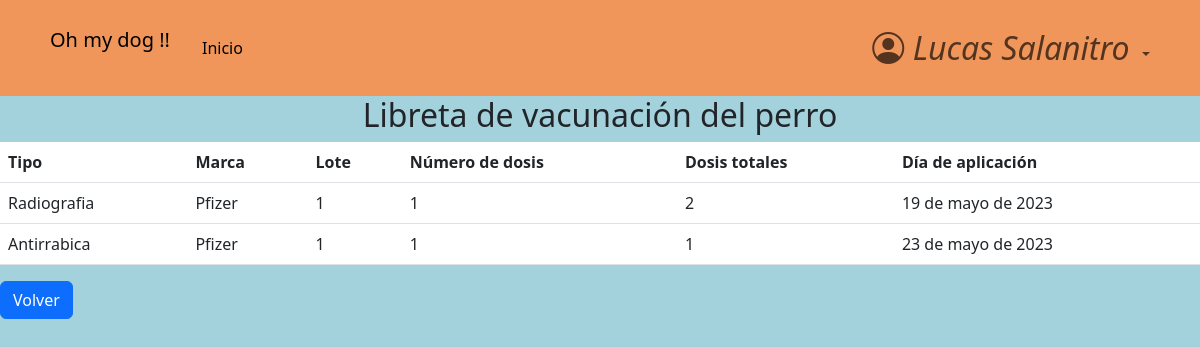
/dogs/vaccinations/3/1/ (signed in), run on the app's committed database.
### accounts/models.py (models this page shows, shortened)
class CustomUser(AbstractBaseUser, PermissionsMixin):
    email =                     models.EmailField(verbose_name="email", unique=True)    #.foreignKey ??
    name =                      models.CharField(max_length=25)   #slug es texto corto
    surname =                   models.CharField(max_length=30, blank=True, null=True)
    address =                   models.CharField(max_length=30, blank=True, null=True)
    telephone =                 models.SlugField(max_length=12, blank=True, null=True)
    is_active =                 models.BooleanField(default=True)
    is_staff =                  models.BooleanField(default=False)
    is_admin =                  models.BooleanField(default=False)
    last_login =                models.DateTimeField(verbose_name="last login", default=datetime.datetime.now)
    is_veterinario =            models.BooleanField(default=False)
    USERNAME_FIELD = "email"    #variable por la cual se ingresa, dice username pero seria como 'campo que representa el inicio de sesion'
    REQUIRED_FIELDS = ['name',]    #no permite registros si no tiene estos campos completos
    objects = CustomUserManager()
    def __str__(self):
        return self.name + ' ' + str(self.surname or '')

### dogs/models.py (models this page shows)
class Vaccination(models.Model):
    class Type(models.TextChoices):
        antirrabica = "Antirrabica"
        antimoquillo = "Antimoquillo"
    dog = models.ForeignKey(
        Dog,
        blank = True,
        on_delete=models.CASCADE,
        null=True,
    )
    type = models.CharField(
        choices=Type.choices,
        max_length=20,
        null=True,
        blank=True,
    )
    brand = models.CharField(
        max_length=20,
        blank=True,
        null=True
    )
    lot = models.CharField(
        max_length=15,
        blank=True,
        null=True
    )
    dosis_number = models.PositiveIntegerField(
        null=True,
    )
    total_dosis = models.PositiveIntegerField(
        null=True,
    )
    date_of_application = models.DateField(
        null=True,
        blank=True,
    )

### dogs/views.py (the view)
# urls.py: path('vaccinations/<client_id>/<dog_id>/', views.vaccinations_list, name="vaccinations"),
@ login_required
def vaccinations_list(request, dog_id, client_id):
    actual_dog = Dog.objects.get(pk=dog_id)
    vaccinations = actual_dog.vaccination_set.all()
    context = {
        'client_id': client_id,
        'dog_id': actual_dog.id,
        'vaccinations': vaccinations,
    }
    return render(request, 'vaccinations_list.html', context)

### dogs/templates/vaccinations_list.html
{% extends 'base.html' %}
{% block content %}
<main>
    <h2 class="text-center">Libreta de vacunación del perro</h2>
                {% if vaccinations.exists %}
                  <table class="table table-hover">
                      <thead>
                          <tr>
                              <th>Tipo</th>
                              <th>Marca</th>
                              <th>Lote</th>
                              <th>Número de dosis</th>
                              <th>Dosis totales</th>
                              <th>Día de aplicación</th>
                          </tr>
                      </thead>
                      <tbody>
                          {% for vaccination in vaccinations %}
                                <tr>
                                    <td>{{ vaccination.type }}</td>
                                    <td>{{ vaccination.brand }}</td>
                                    <td>{{ vaccination.lot }}</td>
                                    <td>{{ vaccination.dosis_number }}</td>
                                    <td>{{ vaccination.total_dosis }}</td>
                                    <td>{{ vaccination.date_of_application }}</td>
                                </tr>
                          {% endfor %}
                        </tbody>
                    </table>
                {% else %}
                    <tr>
                        El perro aun no fue vacunado
                    </tr>
                {% endif %}
        <div>
            <a href="{% url 'dog_profile' user_owner_id=client_id dog_id=dog_id %}" class="btn btn-primary">Volver</a>
        </div>
</main>
{% endblock  %}

### pages/templates/base.html (shortened to what this page needs)
<!DOCTYPE html>
<html>
{% load static %}
<head>
    {% block css %}
        <link rel="stylesheet" href="https://cdn.jsdelivr.net/npm/bootstrap-icons@1.10.5/font/bootstrap-icons.css">
    <link href="https://cdn.jsdelivr.net/npm/bootstrap@5.3.0-alpha3/dist/css/bootstrap.min.css" rel="stylesheet">
    <link rel="stylesheet" href="{% static 'css/styles.css' %}">
    {% endblock css %}
</head>
<body>
    <header>
            <nav class="navbar navbar-expand-lg header-ar">
                <div class="container">
                    <p class="navbar-brand header__marca p-2">Oh my dog !!</p>
                    <div class="collapse navbar-collapse show " id="navbarBasic">
                        <ul class="navbar-nav me-auto mb-2 mb-lg-0">
                            <li class="nav-item">
                                <a class="nav-link active" aria-current="page" href="{% url 'home' %}">Inicio</a>
                            </li>
                            {% if user.is_authenticated %}
                                </ul>
                                    <ul class="navbar-nav mb-2 mb-lg-0 ">
                                        <li class="nav-item dropdown">
                                            <a class="nav-link dropdown-toggle icono-user role="button" data-bs-toggle="dropdown" aria-expanded="False">
                                                {% if user.is_veterinario %}
                                                    <i class="bi bi-person-circle">
                                                        Veterinario
                                                    </i>
                                                {% else %}
                                                    <i class="bi bi-person-circle">
                                                        {{ user }}
                                                    </i>
                                                {% endif %}
                                            </a>
                                        </li>
                                    </ul>
                        {% endif %}
                </div>
            </div>
        </nav>
    </header>
{% block content %}
{% endblock content %}
</body>
</html>

### pages/static/css/styles.css (style rules this page uses)
html { box-sizing: border-box; font-size: 16px; scroll-behavior: smooth; }
body { margin: 0; padding: 0; overflow-x: hidden; background-color: #a4d2dc; }
a { text-decoration: none; }
.icono-user i { font-size: 2rem; }
.header-ar { background-color: #f0965b; padding: 1rem; }

### data on the page
CustomUser: name+surname "Lucas Salanitro"
Vaccination: type "Radiografia", brand "Pfizer", lot "1", dosis_number "1", total_dosis "2", date_of_application "19 de mayo de 2023"
Vaccination: type "Antirrabica", brand "Pfizer", lot "1", dosis_number "1", total_dosis "1", date_of_application "23 de mayo de 2023"
